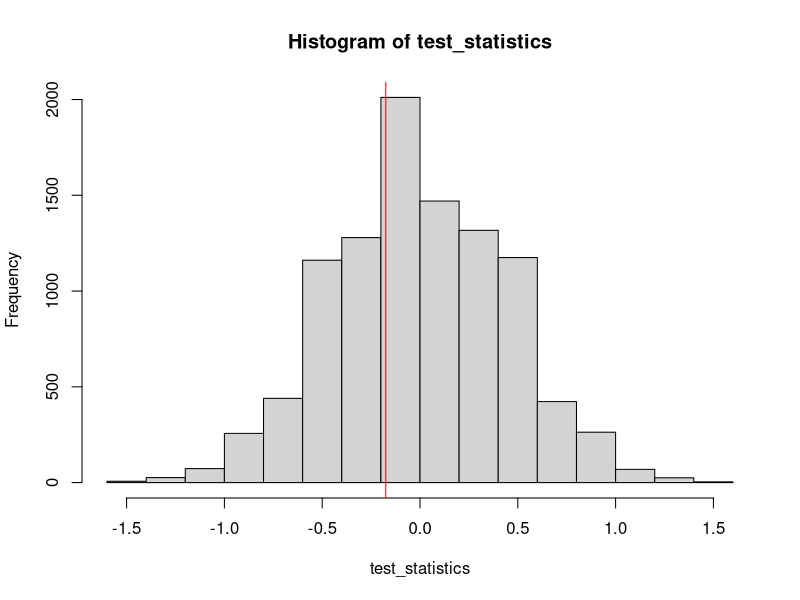
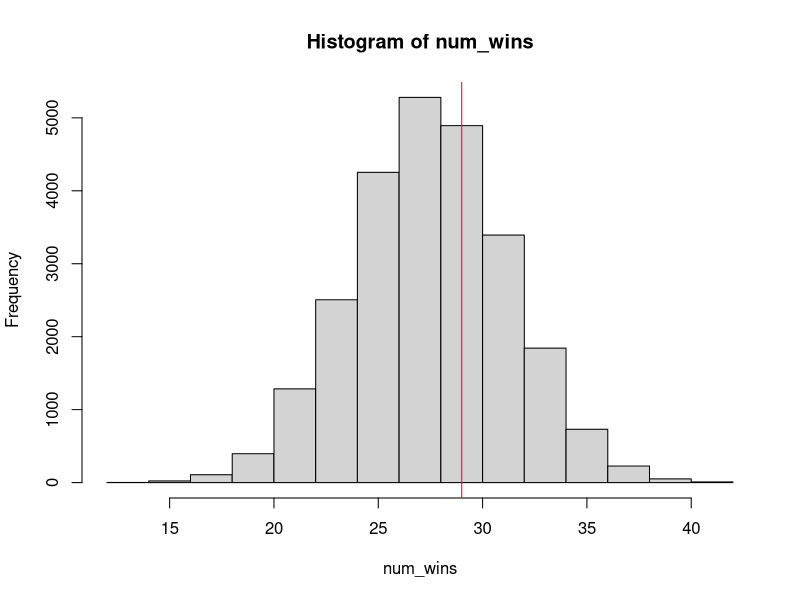
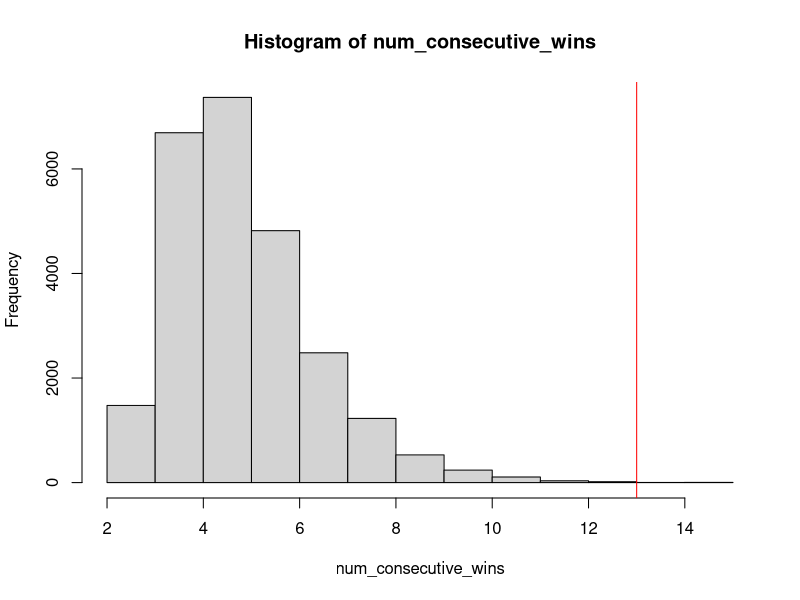

Generate these figures, in order, with R:
## ---- chunk 1
before <- c(2, 3, 8, 3, 4, 5, 6, 3, 5, 5, 2, 4, 3, 5, 4, 1, 3, 5, 8, 4, 4, 2, 2, 4, 6, 3, 4, 3, 4, 6, 5, 4, 5, 4, 6, 6, 3, 7, 0, 6);
after <- c(1, 4, 2, 3, 6, 2, 5, 7, 3, 5, 3, 2, 6, 5, 3, 2, 6, 4, 4, 3, 4, 5, 2, 7, 2, 2, 8, 2, 7, 5 );
## ---- chunk 2

mean_diff <- mean(after) - mean(before)
permute_and_compute <- function (before_data, after_data) {
  pooled_data <- c(before_data, after_data)

  n_before <- length(before_data)
  n_after <- length(after_data)
  n_total <- n_before + n_after

  shuffled_data <- sample(pooled_data, size = n_total, replace = FALSE)
  shuffled_before <- shuffled_data[1:n_before]
  shuffled_after <- shuffled_data[(n_before + 1):n_total]

  return (mean(shuffled_after) - mean(shuffled_before))
}

NMC <- 1e4
test_statistics <- rep(0, NMC)
for (i in 1:NMC) {
  test_statistics[i] <- permute_and_compute(before_data = before, after_data = after)
}

hist(test_statistics)
abline(v = mean_diff, col='red')
sum(test_statistics >= mean_diff) / NMC
## ---- chunk 3
NMC <- 1e4
guess_correct <- rep(0, NMC)
for (i in 1:NMC) {
  shuffled_deck <- sample(52, 52, replace = FALSE)
  guesses <- sample(52, 52, replace = FALSE)
  guess_correct[i] <- (sum(shuffled_deck == guesses) >= 4)
}
sum(guess_correct) / NMC
## ---- chunk 4
NMC <- 25000
num_wins <- rep(0, NMC)
for (i in 1:NMC) {
  results <- sample(c(0,1), 56, replace = TRUE)
  num_wins[i] <- sum(results)
}
hist(num_wins)
abline(v = 29, col='red')
sum(num_wins >= 29) / NMC
## ---- chunk 5
NMC <- 25000
wins <- rep(1, 29) # 29 wins in total
total_games <- c(wins, rep(0, 56 - 29))
num_consecutive_wins <- rep(0, NMC)
for (i in 1:NMC) {
  samples <- sample(total_games, 56, replace = FALSE)
  r <- rle(samples)
  consec_wins <- max(r$lengths[r$values == 1]) # count all consecutive ones and take the max
  num_consecutive_wins[i] <- consec_wins
}
hist(num_consecutive_wins)
abline(v = 13, col='red')
sum(num_consecutive_wins >= 13) / NMC
## ---- chunk 6
longestRun <- function(x){
    return( max( 0, with(rle(x), lengths) ) )
}

# Example: here's a vector encoding the Superbowl history.
# 0s are AFC, 1s are NFC.
superbowls <- c( 1,1,0,0,0,1,0,0,0,0,0,1,0,0,0,
                 1,1,0,1,1,1,1,1,1,1,1,1,1,1,1,
                 1,0,0,1,0,0,1,0,0,0,0,1,0,1,1,
                 1,0,1,0,0,0,1,0,0,1,1)
longestRun(superbowls)
## ---- chunk 7
# TODO: code goes here,
# if you choose to do this OPTIONAL, NOT WORTH ANY POINTS bonus problem
